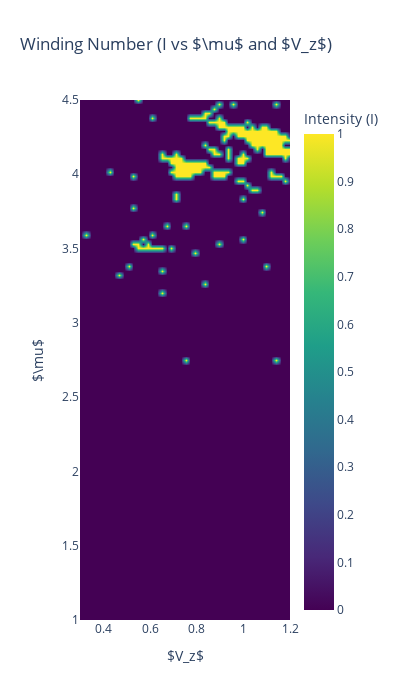

Source (notebook cell):
### Code cell
import numpy as np
import plotly.graph_objects as go

# Assuming pdi_arr and filter_pdi are already defined in your environment
mu = pdi_arr[:, 0]    # y-axis in the plot
V_z = pdi_arr[:, 1]   # x-axis in the plot
I = filter_pdi(pdi_arr[:, 2])  # z-axis (color)
#I = pdi_arr[:, 2]  # z-axis (color)

# Create the interactive Plotly heatmap/contour
fig = go.Figure(data=go.Contour(
    x=V_z,
    y=mu,
    z=I,
    colorscale='Viridis',  # Matches Matplotlib's 'viridis'
    ncontours=100,         # Matches the levels=100 argument
    line_width=0,          # Removes contour lines for a smooth heatmap look
    contours=dict(
        coloring='heatmap',
        showlines=False
    ),
    colorbar=dict(
        title='Intensity (I)'
    )
))

# Label axes and title
# Plotly naturally renders LaTeX enclosed in $ symbols
fig.update_layout(
    title='Winding Number (I vs $\\mu$ and $V_z$)',
    xaxis_title='$V_z$',
    yaxis_title='$\\mu$',
    xaxis_range=[0.3, 1.2],  # <-- SET YOUR X-AXIS LIMITS HERE
    yaxis_range=[1, 4.5],
    width=400,
    height=700
)

fig.show()

### Figure 1 — Plotly figure (JSON) as saved in the notebook; plotly's stock layout.template omitted (floating-point values rounded to 4 significant figures; data arrays with more than 128 entries replaced by an {"elided": "..."} marker saying what was removed)
{"data": [{"colorbar": {"title": {"text": "Intensity (I)"}}, "colorscale": [[0, "#440154"], [0.1111, "#482878"], [0.2222, "#3e4989"], [0.3333, "#31688e"], [0.4444, "#26828e"], [0.5556, "#1f9e89"], [0.6667, "#35b779"], [0.7778, "#6ece58"], [0.8889, "#b5de2b"], [1, "#fde725"]], "contours": {"coloring": "heatmap", "showlines": false}, "line": {"width": 0}, "ncontours": 100, "type": "contour", "x": {"elided": "9000 float values"}, "y": {"elided": "9000 float values"}, "z": {"elided": "9000 float values"}}], "layout": {"height": 700, "title": {"text": "Winding Number (I vs $\\mu$ and $V_z$)"}, "width": 400, "xaxis": {"range": [0.3, 1.2], "title": {"text": "$V_z$"}}, "yaxis": {"range": [1, 4.5], "title": {"text": "$\\mu$"}}}}
